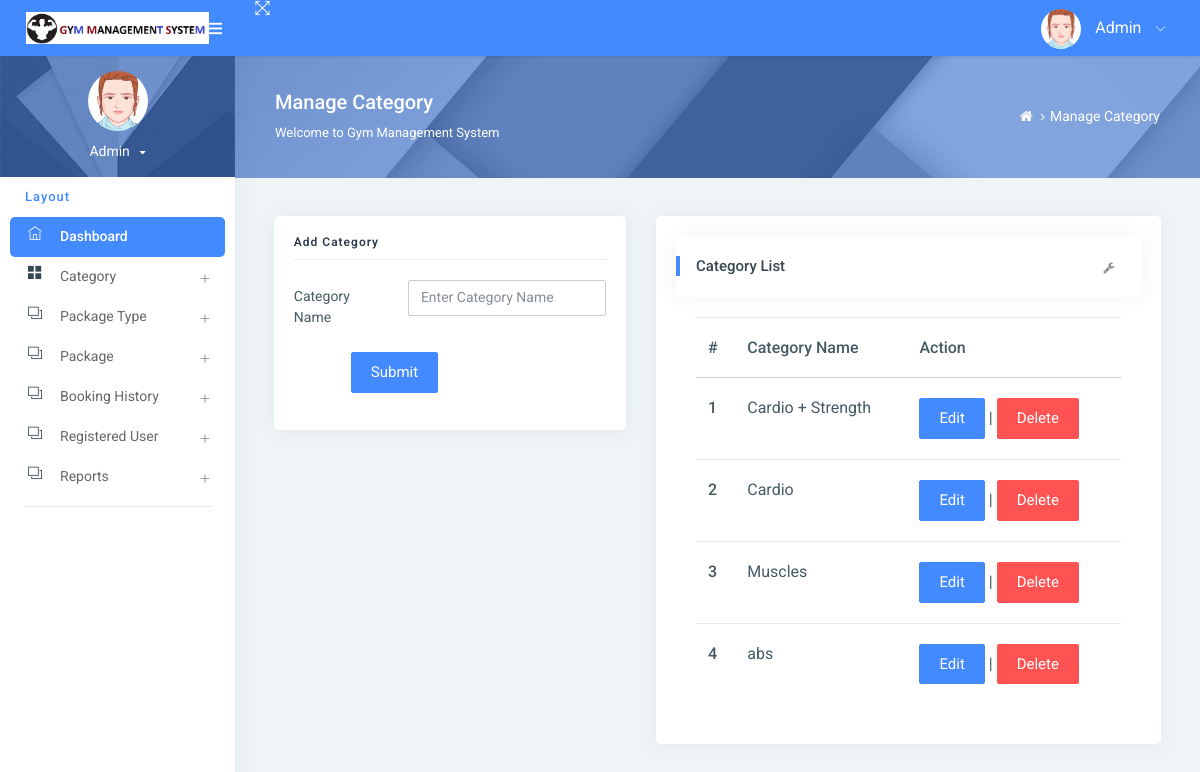
/manageCategory/ (signed in), run on the app's committed database.
### gym/models.py (models this page shows, shortened)
class Category(models.Model):
    categoryname = models.CharField(max_length=200, null=True)
    status = models.CharField(max_length=300, null=True)
    creationdate = models.DateTimeField(auto_now_add=True)

### gym/views.py (the view)
# urls.py: path('manageCategory/', manageCategory, name='manageCategory'),
def manageCategory(request):
    if not request.user.is_authenticated:
        return redirect('admin_login')
    category = Category.objects.all()
    try:
        if request.method == "POST":
            categoryname = request.POST['categoryname']
            try:
                Category.objects.create(categoryname=categoryname)
                error = "no"
            except:
                error = "yes"
    except:
        pass
    return render(request, 'admin/manageCategory.html', locals())

### gym/templates/admin/manageCategory.html (shortened to what this page needs)
{% extends 'admin_base.html' %}
{% load static %}
{% block main %}
<div class="page-header">
    <div class="page-block">
        <div class="row align-items-center">
            <div class="col-md-8">
                <div class="page-header-title">
                    <h5 class="m-b-10">Manage Category</h5>
                    <p class="m-b-0">Welcome to Gym Management System</p>
                </div>
            </div>
            <div class="col-md-4">
                <ul class="breadcrumb-title">
                    <li class="breadcrumb-item">
                        <a href="{% url 'admin_home' %}"> <i class="fa fa-home"></i> </a>
                    </li>
                    <li class="breadcrumb-item"><a href="">Manage Category</a>
                    </li>
                </ul>
            </div>
        </div>
    </div>
</div>
<div class="pcoded-inner-content">
    <div class="main-body">
        <div class="page-wrapper">
            <div class="page-body">
                <div class="row">
                    <div class="col-sm-5">
                        <div class="card">
                            <div class="card-block">
                                <h4 class="sub-title">Add Category</h4>
                                <form method="post">
                                    <div class="form-group row">
                                        <label class="col-sm-4 col-form-label">Category Name</label>
                                        <div class="col-sm-8">
                                            <input type="text" name="categoryname" placeholder="Enter Category Name"
                                                   class="form-control" required>
                                        </div>
                                    </div>
                                    <div class="form-group row">
                                        <label class="col-sm-2 col-form-label"></label>
                                        <div class="col-sm-10">
                                            <input type="submit" class="btn btn-primary" value="Submit">
                                        </div>
                                    </div>
                                </form>
                            </div>
                        </div>
                    </div>
                    <div class="col-md-7">
                        <div class="card">
                            <div class="card-block">
                                <div class="card-header">
                                    <h5>Category List</h5>
                                    <div class="card-header-right">
                                        <ul class="list-unstyled card-option">
                                            <li><i class="fa fa fa-wrench open-card-option"></i></li>
                                        </ul>
                                    </div>
                                </div>
                                <div class="card-block table-border-style">
                                    <div class="table-responsive">
                                        <table class="table">
                                            <thead>
                                            <tr>
                                                <th>#</th>
                                                <th>Category Name</th>
                                                <th>Action</th>
                                            </tr>
                                            </thead>
                                            <tbody>
                                            {% for i in category %}
                                            <tr>
                                                <th scope="row">{{forloop.counter}}</th>
                                                <td>{{i.categoryname}}</td>
                                                <td><a href="{% url 'editCategory' i.id %}" class="btn btn-primary">Edit</a> |
                                                    <a href="{% url 'deleteCategory' i.id %}"
                                                       onclick="return confirm('Are you sure to Delete')"
                                                       class="btn btn-danger">Delete</a></td>
                                            </tr>
                                            {% endfor %}
                                            </tbody>
                                        </table>
                                    </div>
                                </div>
                            </div>
                        </div>
                    </div>
                </div>
            </div>
        </div>
    </div>
</div>
{% endblock %}

### data on the page
Category: categoryname "Cardio + Strength"
Category: categoryname "Cardio"
Category: categoryname "Muscles"
Category: categoryname "abs"
